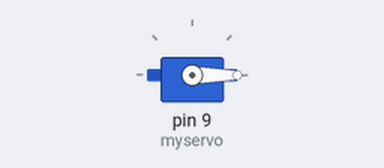
A sketch run on a simulated Arduino Uno, built with avr-gcc and run on an emulated ATmega328P. Shown: servo.

Above: at 0.05 s.
At 4.5 s:
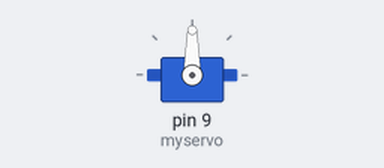
At 9.0 s:
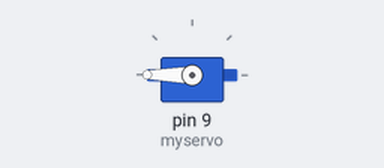
Timing chart, 0 to 11.7 s (numbered marks = the images above):
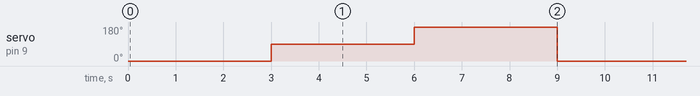

Measured:
- by itself, servo on pin 9 (myservo): repeats every 9.0 s: 180° 3.0 s, 0° 3.0 s, 90° 3.0 s

The sketch:

Servo.ino
```cpp
/*
 Controlling a servo position using a potentiometer (variable resistor)
 by Michal Rinott <http://people.interaction-ivrea.it/m.rinott>

 modified on 8 Nov 2013
 by Scott Fitzgerald
 http://www.arduino.cc/en/Tutorial/Knob
*/

#include <Servo.h>

Servo myservo;  // create servo object to control a servo

//int potpin = A0;  // analog pin used to connect the potentiometer
//int val;    // variable to read the value from the analog pin

////int s1 = 6;
////int s2 = 7;
////int s3 = 8;
////int tmp1;
////int tmp2;
////int tmp3;
void setup() {
  myservo.attach(9);  // attaches the servo on pin 9 to the servo object
  ////pinMode(s1, INPUT);
  ////pinMode(s2, INPUT);
  ////pinMode(s3, INPUT);
}

void loop() {
  //val = analogRead(potpin);            // reads the value of the potentiometer (value between 0 and 1023)
  ////tmp1 = digitalRead(s1);
  ////tmp2 = digitalRead(s2);
  ////tmp3 = digitalRead(s3);
  //val = map(val, 0, 1023, 0, 90);     // scale it to use it with the servo (value between 0 and 180)
  /*////
  if((tmp1 == HIGH) && (tmp2 == LOW) && (tmp3 == LOW)){
      myservo.write(0);
  }
  else if((tmp1 == LOW) && (tmp2 == HIGH) && (tmp3 == LOW)){
      myservo.write(90);
  }
  else if((tmp1 == LOW) && (tmp2 == LOW) && (tmp3 == HIGH)){
      myservo.write(180);
  }                // sets the servo position according to the scaled value
  */
  myservo.write(0);
  delay(3000);
  myservo.write(90);
  delay(3000);
  myservo.write(180);
  delay(3000);
}
```
